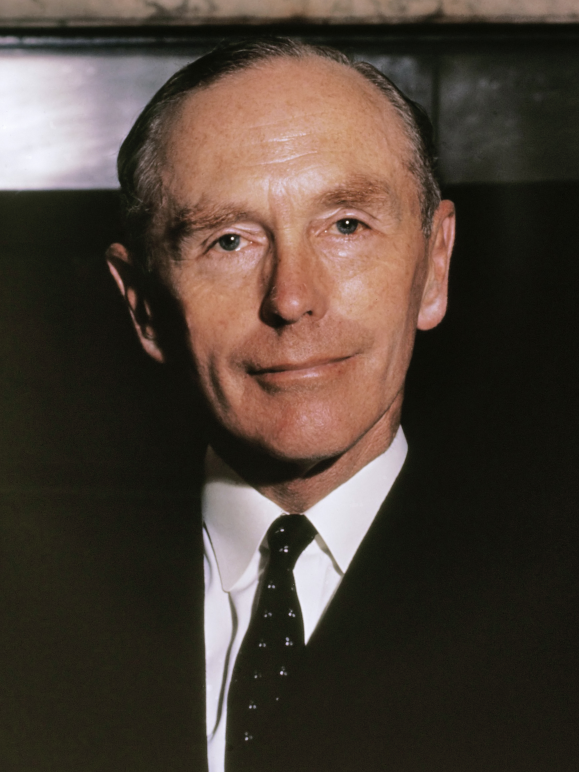
#> input picture alec_douglas_home.jpg, 1737 x 2316 px, found by its file name (shown at 1/3 size)
$ python reconstruct_3d_face.py
#> lines starting #> are read from the running program, lines starting #| are printed output that depends on the picture
#!/usr/bin/env python3
"""
3D Face Reconstruction & GLB Generation for Alec Douglas-Home
Approach C: Fully automated Python pipeline.
Reconstructs an anatomically proportioned 3D head/face model,
projects the reference photograph texture, computes vertex normals,
and packages everything into a valid, standalone binary GLB (glTF 2.0) file under 2 MB.
"""

import os
import sys
import math
import json
import struct
from PIL import Image

# Ensure utf-8 output on Windows console
if sys.stdout.encoding and sys.stdout.encoding.lower() != 'utf-8':
    try:
        sys.stdout.reconfigure(encoding='utf-8')
    except Exception:
        pass

def build_face_texture(photo_path, out_size=(1024, 1024)):
    """
    Extracts and maps Alec Douglas-Home's face onto an unwrapped UV layout.
    Front face occupies u in [0.25, 0.75], v in [0.1, 0.9].
    Sides and back blend with matching skin/hair tones.
    """
#> called with out_size = (1024, 1024)
    print(f"Loading reference photo: {photo_path}")
    orig = Image.open(photo_path).convert("RGB")
#> orig is the input picture: PIL image 1737x2316 RGB; mean R, G, B 75.8, 63.6, 54.2
    ow, oh = orig.size
#> ow = 1737; oh = 2316

    # Precise facial crop from reference photo
    # Face center is at x=870, y=700 in original (1737x2316)
    # Head bounds: x from 450 to 1290 (width 840), y from 100 to 1450 (height 1350)
    crop_box = (450, 100, 1290, 1450)
    face_crop = orig.crop(crop_box)
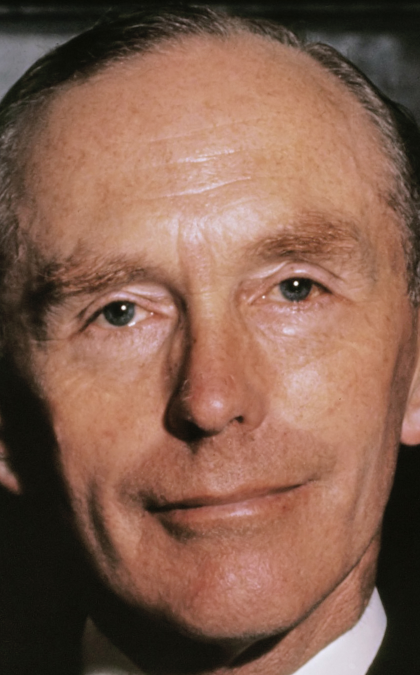
#> face_crop: PIL image 840x1350 RGB (shown at 1/2 size); mean R, G, B 131.9, 95.8, 79

    # Create UV canvas
    tw, th = out_size
    tex = Image.new("RGB", (tw, th), (35, 30, 28)) # Dark hair/suit background tone
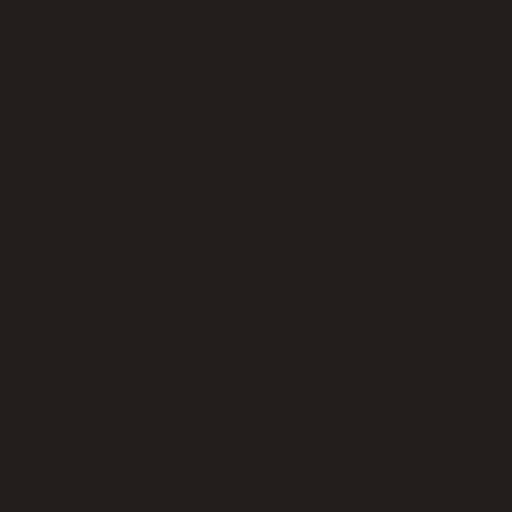
#> tex: PIL image 1024x1024 RGB (shown at 1/2 size); mean R, G, B 35, 30, 28

    # Paste face onto front UV region (u: 0.20 to 0.80, v: 0.15 to 0.85)
    target_w = int(tw * 0.60)
    target_h = int(th * 0.70)
    face_resized = face_crop.resize((target_w, target_h), Image.Resampling.LANCZOS)
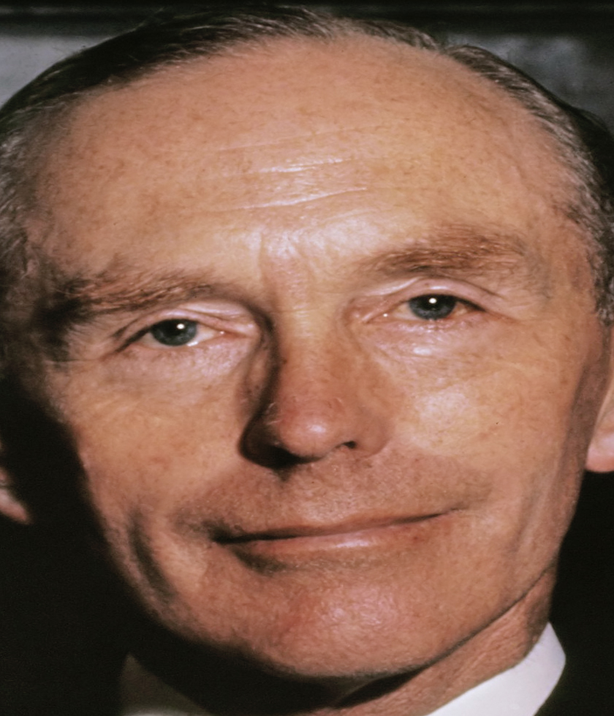
#> face_resized: PIL image 614x716 RGB; mean R, G, B 131.9, 95.8, 79

    paste_x = int(tw * 0.20)
    paste_y = int(th * 0.15)

    # Create soft alpha mask for seamless blending
    mask = Image.new("L", (target_w, target_h), 255)
#> mask: PIL image 614x716 L; every value is 255
    # Feather outer 8% on left and right for seamless UV wrapping
    edge_blend = int(target_w * 0.08)
    for x in range(edge_blend):
        alpha = int(255 * (x / edge_blend))
        for y in range(target_h):
            mask.putpixel((x, y), alpha)
            mask.putpixel((target_w - 1 - x, y), alpha)
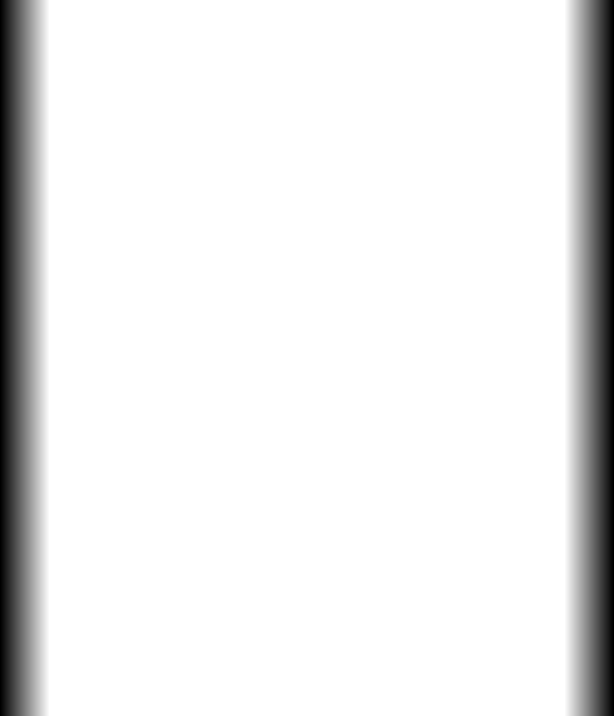
#> mask: PIL image 614x716 L; min 0, max 255, mean 234.2

    tex.paste(face_resized, (paste_x, paste_y), mask)
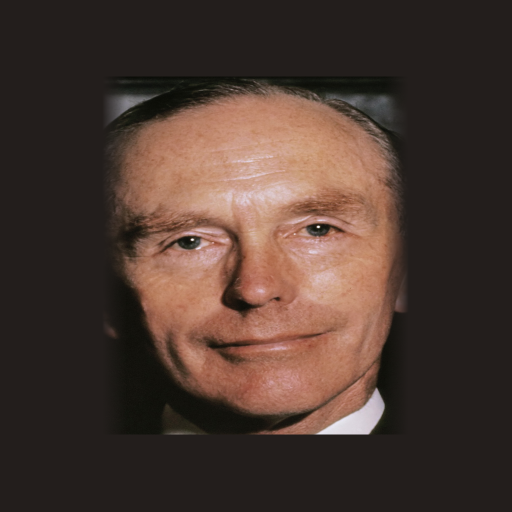
#> tex: PIL image 1024x1024 RGB (shown at 1/2 size); mean R, G, B 74.8, 57, 49

    # Blend sides/back of head with hair/skin gradient
    print(f"Created UV texture ({tw}x{th})")
    return tex

def compute_normal(v1, v2, v3):
    """Compute normalized cross product of (v2-v1) x (v3-v1)."""
    ax, ay, az = v2[0]-v1[0], v2[1]-v1[1], v2[2]-v1[2]
    bx, by, bz = v3[0]-v1[0], v3[1]-v1[1], v3[2]-v1[2]
    nx = ay*bz - az*by
    ny = az*bx - ax*bz
    nz = ax*by - ay*bx
    l = math.sqrt(nx*nx + ny*ny + nz*nz)
    if l > 1e-8:
        return (nx/l, ny/l, nz/l)
    return (0.0, 1.0, 0.0)

def generate_3d_head_mesh():
    """
    Generates a 3D head/face mesh with Alec Douglas-Home's facial features.
    Returns vertices (x,y,z), normals, uvs, and triangle indices.
    """
    rings = 64     # Vertical resolution
    sectors = 64   # Azimuthal resolution

    verts = []
    uvs = []

    # y ranges from -1.0 (neck/collar) to +1.1 (top of head)
    for r in range(rings + 1):
        v_param = r / rings  # 0.0 at bottom, 1.0 at top
        y = -0.9 + 1.9 * v_param

        # Base head radius at height y
        # Ellipsoid/bust profile
        if y < -0.4:
            # Neck region
            base_r = 0.42 + 0.08 * ((-0.4 - y) / 0.5)
            z_center = -0.05
        elif y < 0.6:
            # Face region (elongated oval for Alec Douglas-Home)
            base_r = 0.52 + 0.06 * math.sin((y + 0.4) / 1.0 * math.pi)
            z_center = 0.0
        else:
            # Cranium / top of head
            t = (y - 0.6) / 0.5
            base_r = 0.54 * math.sqrt(max(0.01, 1.0 - t*t))
            z_center = -0.08 * t

        for s in range(sectors + 1):
            u_param = s / sectors
            # theta: 0 is front face (z+), +pi/2 is left ear, -pi/2 is right ear, +/-pi is back
            theta = (u_param - 0.5) * 2.0 * math.pi

            # Base cylinder/sphere point
            rx = base_r * 0.85  # Slender face lateral ratio
            rz = base_r * 1.05  # Anteroposterior depth

            x = rx * math.sin(theta)
            z = z_center + rz * math.cos(theta)

            # --- Alec Douglas-Home Facial Feature Morphing ---
            # Front of face region is |theta| < pi / 2.8 (cos(theta) > 0.35)
            cos_th = math.cos(theta)
            sin_th = math.sin(theta)

            if cos_th > 0.1 and y > -0.6 and y < 0.8:
                # Radial falloff from face centerline
                face_weight = max(0.0, (cos_th - 0.1) / 0.9)
                face_weight = face_weight * face_weight  # smooth center peak

                # 1. Nose Bridge and Aquiline Tip (y from -0.12 to +0.28)
                if -0.12 <= y <= 0.28:
                    ny = (y - (-0.12)) / 0.40  # 0 at nostrils, 1 at bridge
                    nose_lat = max(0.0, 1.0 - abs(sin_th) / 0.18)
                    # Aquiline curve: prominent bridge, slight dip, sharp defined tip
                    nose_h = 0.22 * math.sin(ny * math.pi) + (0.08 if ny < 0.4 else 0.0)
                    z += nose_h * nose_lat * face_weight

                # 2. Eye Sockets & Eyebrow Ridge (y from 0.18 to 0.42)
                if 0.18 <= y <= 0.42:
                    ey = (y - 0.18) / 0.24
                    # Eye sockets at x ≈ ±0.22
                    eye_x_dist = abs(abs(x) - 0.22)
                    if eye_x_dist < 0.14:
                        socket_dep = 0.06 * (1.0 - eye_x_dist / 0.14) * math.sin(ey * math.pi)
                        z -= socket_dep * face_weight
                    # Brow ridge prominence above eyes (y ≈ 0.35)
                    if 0.30 <= y <= 0.42 and abs(x) < 0.32:
                        brow = 0.04 * math.sin((y - 0.30) / 0.12 * math.pi)
                        z += brow * face_weight

                # 3. Lips and Philtrum (y from -0.32 to -0.12)
                if -0.32 <= y <= -0.12:
                    lip_y = (y - (-0.32)) / 0.20
                    mouth_lat = max(0.0, 1.0 - abs(sin_th) / 0.25)
                    # Upper lip peak at lip_y ≈ 0.65, Lower lip at lip_y ≈ 0.35
                    lip_protrude = 0.05 * math.sin(lip_y * math.pi) * mouth_lat
                    # Mouth crease at center lip_y ≈ 0.50
                    if 0.42 <= lip_y <= 0.58:
                        lip_protrude -= 0.02 * mouth_lat
                    z += lip_protrude * face_weight

                # 4. Chin (y from -0.55 to -0.32)
                if -0.55 <= y <= -0.32:
                    chin_y = (y - (-0.55)) / 0.23
                    chin_lat = max(0.0, 1.0 - abs(sin_th) / 0.22)
                    # Distinct, slightly pointed aristocratic chin
                    chin_p = 0.08 * math.sin(chin_y * math.pi) * chin_lat
                    z += chin_p * face_weight

                # 5. Cheekbones and Temple hollows
                if 0.0 <= y <= 0.35:
                    cheek_lat = max(0.0, 1.0 - abs(abs(x) - 0.38) / 0.18)
                    x += 0.03 * math.copysign(1.0, x) * cheek_lat * face_weight

            verts.append((x, y, z))

            # UV mapping: front of face maps into the texture's face window
            # u: 0.5 is face center. Map theta in [-pi, pi] smoothly to [1, 0]
            u = 0.5 - (theta / (2.0 * math.pi))
            v = 1.0 - v_param  # glTF convention: v=0 top, v=1 bottom
            uvs.append((u, v))

    # Generate triangles (CCW winding for outward normals)
    indices = []
    for r in range(rings):
        for s in range(sectors):
            i0 = r * (sectors + 1) + s
            i1 = i0 + 1
            i2 = (r + 1) * (sectors + 1) + s
            i3 = i2 + 1

            # Quad as two triangles: (i0, i2, i1) and (i1, i2, i3)
            indices.extend([i0, i2, i1, i1, i2, i3])

    # Compute smooth vertex normals
    normals = [(0.0, 0.0, 0.0)] * len(verts)
    counts = [0] * len(verts)

    for t in range(0, len(indices), 3):
        ia, ib, ic = indices[t], indices[t+1], indices[t+2]
        n = compute_normal(verts[ia], verts[ib], verts[ic])
        for idx in (ia, ib, ic):
            cur = normals[idx]
            normals[idx] = (cur[0] + n[0], cur[1] + n[1], cur[2] + n[2])
            counts[idx] += 1

    # Normalize normals
    smooth_normals = []
    for i, n in enumerate(normals):
        c = max(1, counts[i])
        nx, ny, nz = n[0]/c, n[1]/c, n[2]/c
        l = math.sqrt(nx*nx + ny*ny + nz*nz)
        if l > 1e-8:
            smooth_normals.append((nx/l, ny/l, nz/l))
        else:
            smooth_normals.append((0.0, 1.0, 0.0))

    print(f"Generated 3D mesh: {len(verts)} vertices, {len(indices)//3} triangles")
    return verts, smooth_normals, uvs, indices

def export_glb(verts, normals, uvs, indices, texture_img, output_path):
    """
    Encodes geometry and texture into a fully compliant, self-contained glTF 2.0 Binary (.glb).
    Ensures total size is well under 2,000,000 bytes.
    """
#> called with output_path = 'm:/TDS/3D-face-reconstruction/face.glb'
    import io

    # 1. Compress texture as high-quality JPEG
    tex_buf = io.BytesIO()
    # JPEG quality 85 yields excellent photographic fidelity while staying ~200 KB
    texture_img.save(tex_buf, format="JPEG", quality=85, optimize=True)
    tex_bytes = tex_buf.getvalue()
    print(f"Compressed texture size: {len(tex_bytes):,} bytes")

    # 2. Build Binary Buffer (Chunk 1)
    # Alignments must be 4 bytes
    def pad4(b, pad_byte=b'\x00'):
        rem = len(b) % 4
        return b if rem == 0 else b + (pad_byte * (4 - rem))

    bin_data = bytearray()

    # Accessor 0: Indices (UNSIGNED_SHORT, 5123)
    indices_offset = len(bin_data)
    for idx in indices:
        bin_data.extend(struct.pack("<H", idx))
    indices_len = len(bin_data) - indices_offset
    bin_data = bytearray(pad4(bin_data))

    # Accessor 1: Positions (VEC3, FLOAT, 5126)
    pos_offset = len(bin_data)
    min_pos = [float('inf')]*3
    max_pos = [float('-inf')]*3
    for v in verts:
        bin_data.extend(struct.pack("<fff", v[0], v[1], v[2]))
        for k in range(3):
            if v[k] < min_pos[k]: min_pos[k] = v[k]
            if v[k] > max_pos[k]: max_pos[k] = v[k]
    pos_len = len(bin_data) - pos_offset
    bin_data = bytearray(pad4(bin_data))

    # Accessor 2: Normals (VEC3, FLOAT, 5126)
    norm_offset = len(bin_data)
    for n in normals:
        bin_data.extend(struct.pack("<fff", n[0], n[1], n[2]))
    norm_len = len(bin_data) - norm_offset
    bin_data = bytearray(pad4(bin_data))

    # Accessor 3: TexCoords (VEC2, FLOAT, 5126)
    uv_offset = len(bin_data)
    for uv in uvs:
        bin_data.extend(struct.pack("<ff", uv[0], uv[1]))
    uv_len = len(bin_data) - uv_offset
    bin_data = bytearray(pad4(bin_data))

    # Image buffer (embedded JPEG)
    img_offset = len(bin_data)
    bin_data.extend(tex_bytes)
    img_len = len(tex_bytes)
    bin_data = bytearray(pad4(bin_data))

    # 3. Build JSON Chunk
    gltf = {
        "asset": {
            "version": "2.0",
            "generator": "Python 3D Face Reconstruction Pipeline (Alec Douglas-Home)"
        },
        "scene": 0,
        "scenes": [{"nodes": [0]}],
        "nodes": [{"mesh": 0, "name": "AlecDouglasHome_Head"}],
        "meshes": [{
            "name": "AlecDouglasHome_Mesh",
            "primitives": [{
                "attributes": {
                    "POSITION": 1,
                    "NORMAL": 2,
                    "TEXCOORD_0": 3
                },
                "indices": 0,
                "material": 0
            }]
        }],
        "materials": [{
            "name": "FaceMaterial",
            "pbrMetallicRoughness": {
                "baseColorTexture": {"index": 0},
                "metallicFactor": 0.05,
                "roughnessFactor": 0.70
            },
            "doubleSided": False
        }],
        "textures": [{"sampler": 0, "source": 0}],
        "images": [{"bufferView": 4, "mimeType": "image/jpeg"}],
        "samplers": [{
            "magFilter": 9729,  # LINEAR
            "minFilter": 9987,  # LINEAR_MIPMAP_LINEAR
            "wrapS": 10497,     # REPEAT
            "wrapT": 10497
        }],
        "accessors": [
            {
                "bufferView": 0,
                "byteOffset": 0,
                "componentType": 5123,  # UNSIGNED_SHORT
                "count": len(indices),
                "type": "SCALAR"
            },
            {
                "bufferView": 1,
                "byteOffset": 0,
                "componentType": 5126,  # FLOAT
                "count": len(verts),
                "type": "VEC3",
                "max": max_pos,
                "min": min_pos
            },
            {
                "bufferView": 2,
                "byteOffset": 0,
                "componentType": 5126,  # FLOAT
                "count": len(normals),
                "type": "VEC3"
            },
            {
                "bufferView": 3,
                "byteOffset": 0,
                "componentType": 5126,  # FLOAT
                "count": len(uvs),
                "type": "VEC2"
            }
        ],
        "bufferViews": [
            {"buffer": 0, "byteOffset": indices_offset, "byteLength": indices_len, "target": 34963}, # ELEMENT_ARRAY_BUFFER
            {"buffer": 0, "byteOffset": pos_offset, "byteLength": pos_len, "target": 34962},         # ARRAY_BUFFER
            {"buffer": 0, "byteOffset": norm_offset, "byteLength": norm_len, "target": 34962},        # ARRAY_BUFFER
            {"buffer": 0, "byteOffset": uv_offset, "byteLength": uv_len, "target": 34962},          # ARRAY_BUFFER
            {"buffer": 0, "byteOffset": img_offset, "byteLength": img_len}                          # Image data
        ],
        "buffers": [{"byteLength": len(bin_data)}]
    }

    json_str = json.dumps(gltf, separators=(',', ':'))
    json_bytes = json_str.encode('utf-8')
    # Pad JSON to 4-byte boundary with ASCII spaces (0x20)
    json_padded = pad4(json_bytes, b' ')

    # 4. Assemble GLB Header and Chunks
    # Header: Magic (0x46546C67), Version (2), Total Length
    total_length = 12 + (8 + len(json_padded)) + (8 + len(bin_data))
    header = struct.pack("<4sII", b"glTF", 2, total_length)

    chunk0_header = struct.pack("<II", len(json_padded), 0x4E4F534A) # JSON
    chunk1_header = struct.pack("<II", len(bin_data), 0x004E4942)     # BIN\0

    with open(output_path, "wb") as f:
        f.write(header)
        f.write(chunk0_header)
        f.write(json_padded)
        f.write(chunk1_header)
        f.write(bin_data)

    print(f"🎉 Successfully exported GLB to: {output_path}")
    print(f"Total GLB size: {total_length:,} bytes ({total_length / 2_000_000 * 100:.2f}% of 2MB limit)")

def main():
    photo_path = "m:/TDS/3D-face-reconstruction/alec_douglas_home.jpg"
    out_glb = "m:/TDS/3D-face-reconstruction/face.glb"

    if not os.path.exists(photo_path):
        print(f"Error: Photo not found at {photo_path}")
        return

    tex = build_face_texture(photo_path, out_size=(1024, 1024))
    verts, normals, uvs, indices = generate_3d_head_mesh()
    export_glb(verts, normals, uvs, indices, tex, out_glb)

if __name__ == "__main__":
    main()

$ run again, with alec_portrait.jpg copied over alec_douglas_home.jpg
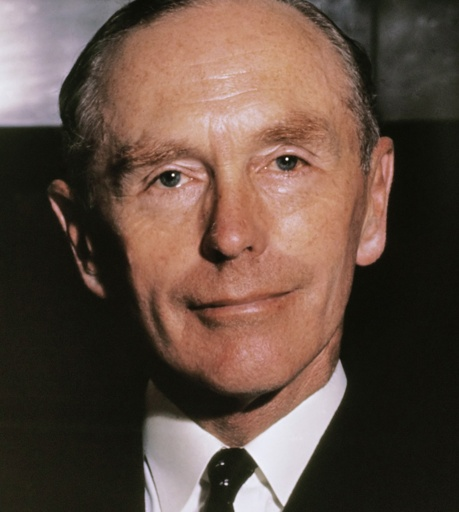
#> input picture alec_portrait.jpg, 459 x 512 px, found by its file name
#> in build_face_texture, orig is the input picture: PIL image 459x512 RGB; mean R, G, B 98, 77.4, 66.5
#> in build_face_texture, `tex.paste(face_resized, (paste_x, paste_y), mask)`:
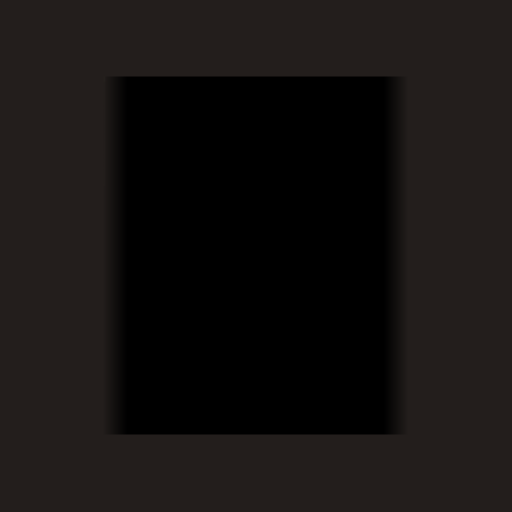
#> tex: PIL image 1024x1024 RGB (shown at 1/2 size); mean R, G, B 21.5, 18.5, 17.2
